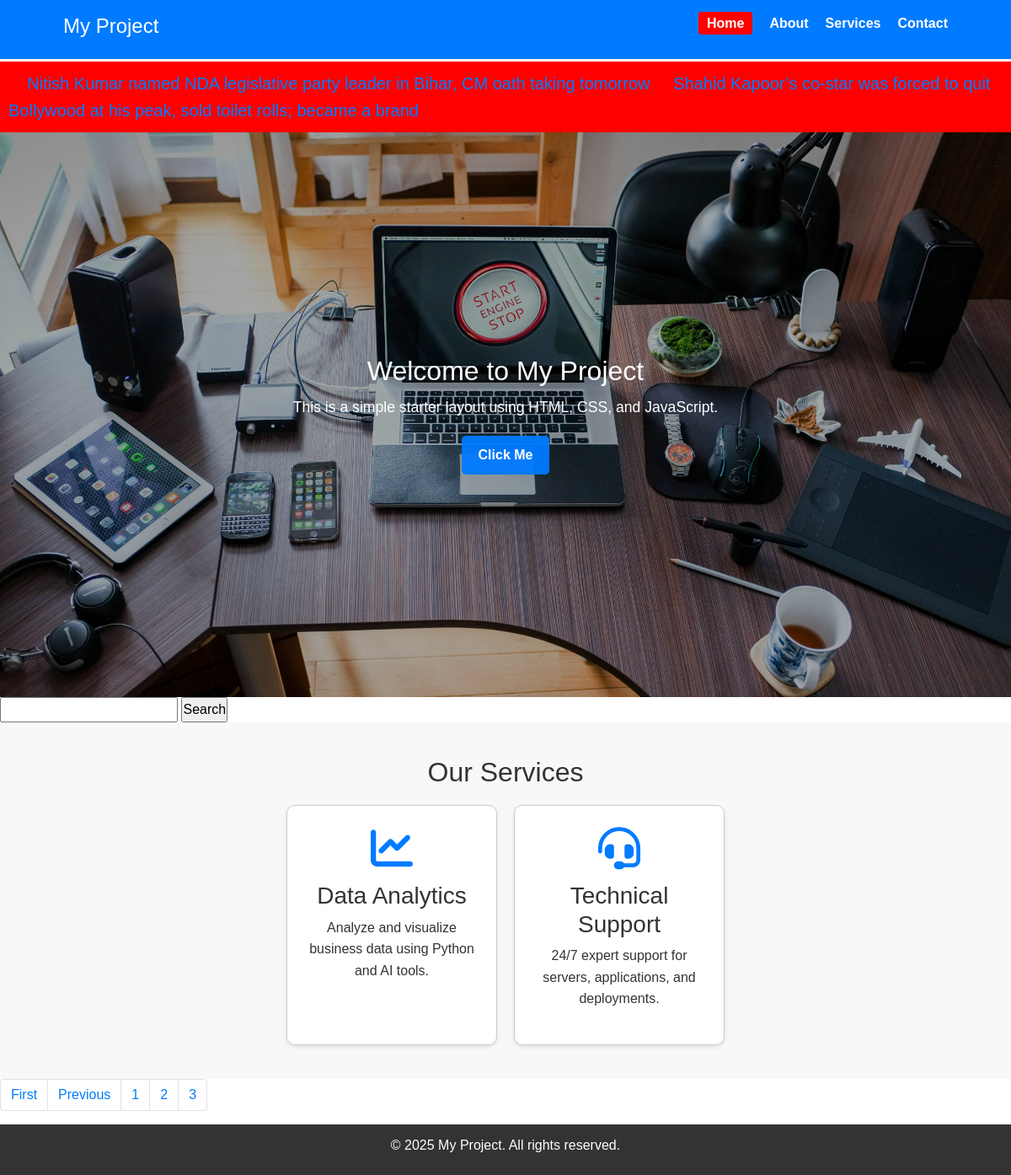
/?page=3, run on the app's committed database.
### news/models.py (models this page shows)
class News(models.Model):
    news_title=models.CharField(max_length=100)
    news_desc=HTMLField()
    news_image=models.FileField(upload_to="news/",max_length=255,null=True,default=None)
    news_slug=AutoSlugField(populate_from="news_title",unique=True,null=True,default=None)

### Service/models.py (models this page shows)
class Service(models.Model):
    service_icon=models.CharField(max_length=50)
    service_title=models.CharField(max_length=50)
    service_des=models.TextField()

### MySite/views.py (the view)
# urls.py: path('',views.homePage,name="home"),
def homePage(request):
    newsData=News.objects.all()
    serviceData=Service.objects.all()
    paginator=Paginator(serviceData,2)
    page_number=request.GET.get("page")
    ServiceDataFinal=paginator.get_page(page_number)
    totalPages=ServiceDataFinal.paginator.num_pages
    data={
           "serviceData":ServiceDataFinal,
           "newsData":newsData,
           "lastpage":totalPages,
           "total_pages":[n+1 for n in range(totalPages)]
    }
    return render(request,"index.html",data)

### templates/index.html (shortened to what this page needs)
{% extends 'base.html' %}
{% block content %}
<marquee class="fixed-marquee" onmouseover="stop()" onmouseout="start()">
{% for news in newsData%} &nbsp; &nbsp;
  <a href="newsDetails/{{news.news_slug}}">{{news.news_title}}</a>
{% endfor %}
</marquee>
  <main>
    <section class="hero" style="text-align:center; padding:40px 0;">
      <h2>Welcome to My Project</h2>
      <p>This is a simple starter layout using HTML, CSS, and JavaScript.</p>
      <button id="clickBtn">Click Me</button>
    </section>
    <div class="row">
      <div class="col-12">
        <form method="get">
          <input type="text" name="servicename" value="">
          <input type="submit" value="Search">
        </form>
      </div>
    </div>
    <section class="services" style="padding:40px 20px; background-color:#f8f8f8;">
      <h2 style="text-align:center;">Our Services</h2>
      <div style="display:flex; flex-wrap:wrap; justify-content:center; gap:20px; margin-top:20px;">
         {% for i in serviceData%}
        <div style="border:1px solid #ccc; border-radius:10px; width:250px; padding:25px; text-align:center; background:white; box-shadow:0 2px 5px rgba(0,0,0,0.1);">
          <i class="{{i.service_icon}}" style="font-size:50px; color:#007BFF; margin-bottom:15px;"></i>
          <h3>{{i.service_title}}</h3>
          <p>{{i.service_des | safe }}</p>
        </div>
        {% empty %}
           <h2>No Data Found</h2>
         {% endfor %}
      </div>
    </section>
    <nav aria-label="...">
      <ul class="pagination">
        <ul class="pagination justify-content-center">
          {% if serviceData.has_previous %}
          <li class="page-item">
            <a class="page-link" href="/?page=1" tabindex="-1">First</a>
          </li>
          <li class="page-item">
            <a class="page-link" href="/?page={{serviceData.previous_page_number}}" tabindex="-1">Previous</a>
          </li>
          {% endif %}
          {% for n in total_pages %}
          <li class="page-item"><a class="page-link" href="/?page={{n}}">{{n}}</a></li>
          {% endfor %}
        </ul>
      </ul>
    </nav>
  </main>
{% endblock %}

### static/css/style.css (style rules this page uses)
* { margin: 0; padding: 0; box-sizing: border-box; }
:root { --header-h: 70px; --footer-h: 60px; }
html, body { height: 100%; }
body { font-family: Arial, sans-serif; color: #333; line-height: 1.6; display: flex; flex-direction: column; min-height: 100vh; }
main { width: 100%; }
.hero { position: relative; text-align: center; color: #fff; overflow: visible; min-height: calc(100vh - var(--header-h) - var(--footer-h)); display: flex; flex-direction: column; justify-content: center; align-items: center; padding: 40px 20px; background-image: url("../img/laptop.jpg"); background-size: cover; background-position: center; background-repeat: no-repeat; background-color: #f4f4f4; }
.hero::before { content: ""; position: absolute; inset: 0; background: rgba(0,0,0,0.35); z-index: 0; }
.hero > * { position: relative; z-index: 1; max-width: 1000px; }
.hero h2 { font-size: 2em; margin-bottom: 10px; }
.hero p { font-size: 1.1em; margin-bottom: 20px; }
.hero button { background: rgba(0,123,255,0.95); color: #fff; border: none; padding: 10px 20px; cursor: pointer; border-radius: 5px; font-weight: 600; }
.fixed-marquee { margin-top:0; background:red; color: white; padding: 10px; font-size: 20px; border-top: 3px solid #ffffff; display: block; }

### data on the page
News: news_title "Nitish Kumar named NDA legislative party leader in Bihar, CM oath taking tomorrow"
News: news_title "Shahid Kapoor’s co-star was forced to quit Bollywood at his peak, sold toilet rolls; became a brand"
Service: service_title "Data Analytics", service_des "Analyze and visualize business data using Python and AI tools."
Service: service_title "Technical Support", service_des "24/7 expert support for servers, applications, and deployments."

### other printed values
{{ n }} "1" "2" "3"
